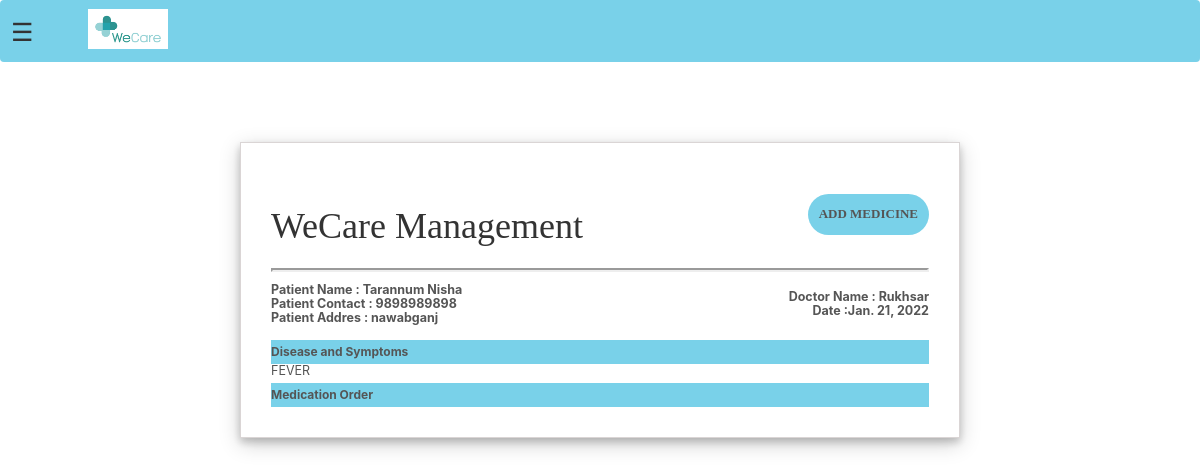
Page /new-prescription/3 (signed in) on the earlier database version.
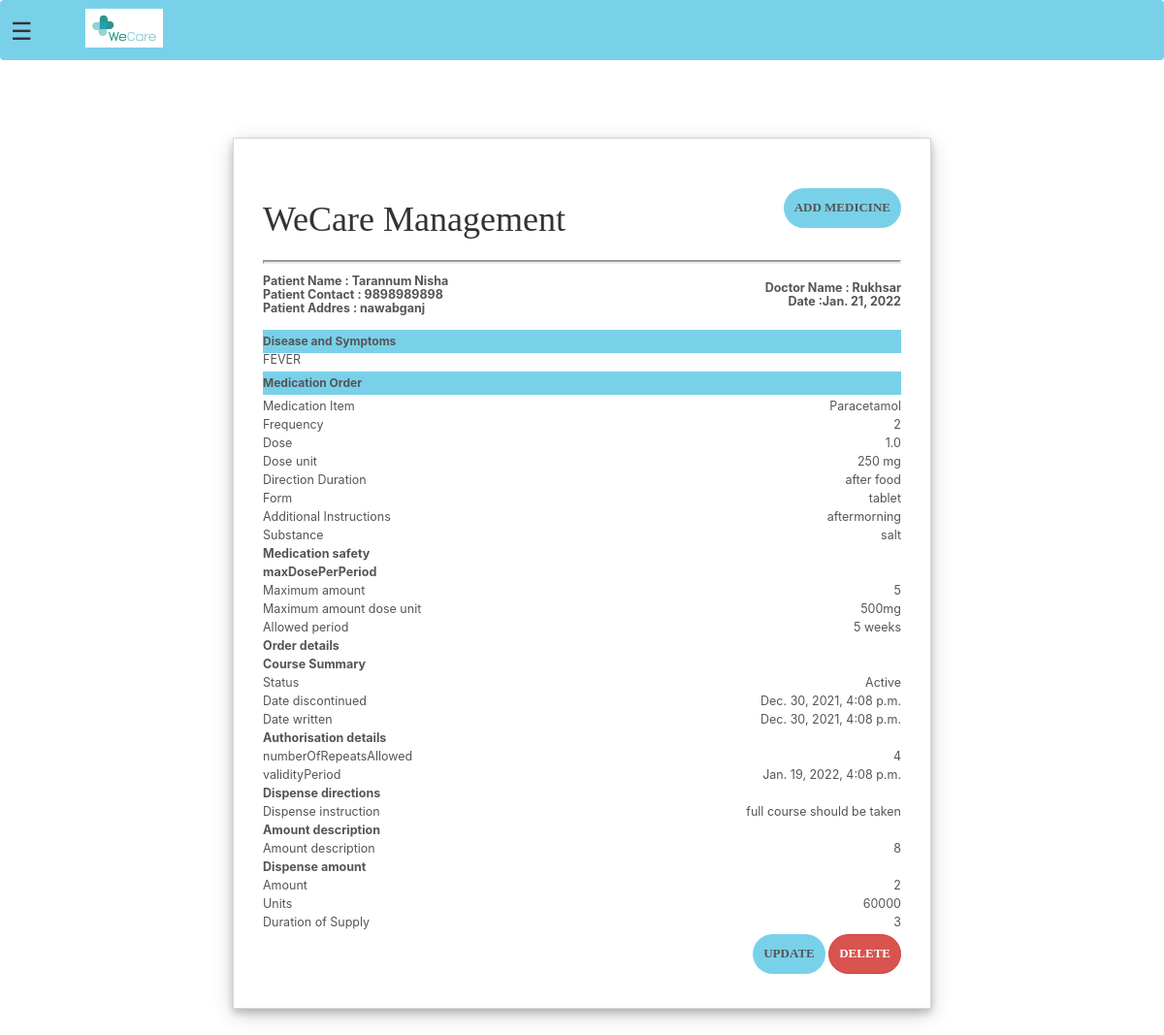
Same page on the later database version.
### hospital/models.py (models this page shows, shortened)
class Patient(models.Model):
    user = models.OneToOneField(User, on_delete=models.CASCADE)
    profile_pic = models.ImageField(
        upload_to='profile_pic/PatientProfilePic/', null=True, blank=True)
    address = models.CharField(max_length=40)
    mobile = models.CharField(max_length=20, null=False)
    symptoms = models.CharField(max_length=100, null=False)
    assignedDoctorId = models.PositiveIntegerField(null=True)
    allergy_substance = models.CharField(max_length=100)
    allergy_criticality = models.CharField(
        max_length=20, choices=criticality, default='low')
    problems_list = models.CharField(max_length=100, null=False)
    immunization = models.CharField(max_length=100, null=False)
    history_procedure = models.CharField(max_length=100, null=False)
    diagnostic_results = models.FileField(
        upload_to='patient_document/', null=True, blank=True)
    past_history_of_illness = models.CharField(max_length=100, null=False)
    @property
    def get_name(self):
        return self.user.first_name+" "+self.user.last_name

class PatientPrescriptionDetails(models.Model):
    patientId=models.PositiveIntegerField(null=True)
    medicationItem=models.CharField(max_length=100)
    frequency=models.PositiveIntegerField(null=False)
    dose=models.FloatField(null=False)
    doseUnit=models.CharField(max_length=100)
    directionDuration=models.CharField(max_length=200)
    form=models.CharField(max_length=100)
    additionalInstruc=models.CharField(max_length=400)
    substance=models.CharField(max_length=100)
    date=models.DateField(auto_now=True)
    safetyAmount=models.PositiveIntegerField(null=False)
    safetyDoseUnit=models.CharField(max_length=400)
    safetyAllowedPer=models.CharField(max_length=400)
    orderStatus=models.CharField(max_length=100)
    orderDateDisc=models.DateTimeField(blank=True,default=datetime.now)
    orderDateWritten=models.DateTimeField(blank=True,default=datetime.now)
    authRepeat=models.PositiveIntegerField(null=False,blank=True)
    authValPer=models.DateTimeField(blank=True,default=datetime.now)
    dispInstruc=models.CharField(max_length=100,blank=True)
    dispDescrip=models.CharField(max_length=100,blank=True)
    dispAmount=models.PositiveIntegerField(null=False,blank=True)
    dispAmountUnits=models.CharField(max_length=200,blank=True)
    dispDurution=models.CharField(max_length=200,blank=True)

### hospital/views.py (the view)
@login_required(login_url='doctorlogin')
@user_passes_test(is_doctor)
def new_prescription_patient_view(request, pk):
    patient = models.Patient.objects.get(id=pk)
    assignedDoctor = models.User.objects.all().filter(id=patient.assignedDoctorId)
    pDD = models.PatientPrescriptionDetails.objects.all().filter(patientId=pk)
    patientDict = {
        'patientId': pk,
        'name': patient.get_name,
        'mobile': patient.mobile,
        'address': patient.address,
        'symptoms': patient.symptoms,
        'assignedDoctorName': assignedDoctor[0].first_name,
        'pDD': pDD,
        'todayDate': date.today(),
        'doctor': models.Doctor.objects.get(user_id=request.user.id),
    }
    return render(request, 'hospital/patient_new_prescription.html', context=patientDict)

### hospital/views.py (called while the page is built)
def is_doctor(user):
    return user.groups.filter(name='DOCTOR').exists()

### templates/hospital/patient_new_prescription.html (shortened to what this page needs)
{% extends 'hospital/doctor_base.html' %}
{% block content %}
{% load static %}
<head>
    <link href="//netdna.bootstrapcdn.com/bootstrap/3.0.0/css/bootstrap.min.css" rel="stylesheet" id="bootstrap-css">
</head>
<br>
<div class="invoice-box">
  <table cellpadding="0" cellspacing="0">
    <tr class="top">
      <td colspan="2">
        <table>
          <tr>
            <td class="title">
              <h1 style="font-family: Cambria, Cochin, Georgia, Times, 'Times New Roman', serif;">WeCare Management</h1>
            </td>
            <td>
              <a href="{% url 'add-medicine' patientId %}" class="btn btn-white" role="button"
               aria-pressed="true"><b style="color: #555;">Add Medicine</b></a>
            </td>
          </tr>
        </table>
        <hr>
      </td>
    </tr>
    <tr class="information">
      <td colspan="2">
        <table>
          <tr>
            <td>
              Patient Name : {{name}}<br>
              Patient Contact : {{mobile}}<br>
              Patient Addres : {{address}}<br>
            </td>
            <td>
              Doctor Name :
              {{assignedDoctorName}}<br>
               Date :{{todayDate}}
            </td>
          </tr>
        </table>
      </td>
    </tr>
    <tr class="heading">
      <td colspan="2">
        Disease and Symptoms
      </td>
    </tr>
    <tr class="details" style="text-transform: uppercase; padding-top: 10px;">
      <td>
        {{symptoms}}
      </td>
    </tr>
    <br>
    <tr class="heading">
      <td colspan="2">
        Medication Order
      </td>
    </tr>
    {% for m in pDD %}
      {% if m.date == todayDate %}
      <td>
       <tr class="item">
            <td >
              Medication Item
            </td>
            <td>
              {{m.medicationItem}}
            </td>
            <td>
              Frequency
            </td>
            <td>
              {{m.frequency}}
            </td>
          </tr>
          <tr class="item">
            <td>
              Dose
            </td>
            <td>
              {{m.dose}}
            </td>
          </tr>
          <tr class="item">
            <td>
              Dose unit
            </td>
            <td>
              {{m.doseUnit}}
            </td>
          </tr>
          <tr class="item">
            <td>
              Direction Duration
            </td>
            <td>
              {{m.directionDuration}}
            </td>
          </tr>
          <tr class="item">
            <td>
              Form
            </td>
            <td>
              {{m.form}}
            </td>
          </tr>
          <tr class="item">
            <td>
              Additional Instructions
            </td>
            <td>
              {{m.additionalInstruc}}
            </td>
          </tr>
          <tr class="item">
            <td>
              Substance
            </td>
            <td>
              {{m.substance}}
            </td>
          </tr>
          <tr class="item">
            <td>
             <b> Medication safety</b>
            </td>
          </tr>
          <tr class="item">
            <td>
             <b> maxDosePerPeriod</b>
            </td>
          </tr>
          <tr>
            <td>
              Maximum amount
            </td>
            <td>
              {{m.safetyAmount}}
            </td>
          </tr>
          <tr class="item">
            <td>
              Maximum amount dose unit
            </td>
            <td>
              {{m.safetyDoseUnit}}
            </td>
          </tr>
          <tr class="item">
            <td>
              Allowed period
            </td>
            <td>
              {{m.safetyAllowedPer}}
            </td>
          </tr>
          <tr class="item">
            <td>
              <b>Order details</b>
            </td>
          </tr>
          <tr class="item">
            <td>
              <b>Course Summary</b>
            </td>
          </tr>
          <tr>
            <td>
              Status
            </td>
            <td>
              {{m.orderStatus}}
            </td>
          </tr>
          <tr class="item">
            <td>
              Date discontinued
            </td>
            <td>
              {{m.orderDateDisc}}
            </td>
          </tr>
          <tr class="item">
            <td>
              Date written
            </td>
            <td>
              {{m.orderDateWritten}}
            </td>
          </tr>
          <tr class="item">
            <td>
              <b>Authorisation details</b>
            </td>
          </tr>
          <tr>
            <td>
              numberOfRepeatsAllowed
            </td>
            <td>
              {{m.authRepeat}}
            </td>
          </tr>
          <tr class="item">
            <td>
              validityPeriod
            </td>
            <td>
              {{m.authValPer}}
            </td>
          </tr>
          <tr class="item">
            <td>
             <b> Dispense directions</b>
            </td>
          </tr>
          <tr class="item">
            <td>
              Dispense instruction
            </td>
            <td>
              {{m.dispInstruc}}
            </td>
            <tr class="item">
              <td>
               <b> Amount description</b>
              </td>
            </tr>
          </tr>
            <tr class="item">
            <td>
              Amount description
              </td>
              <td>
                {{m.dispDescrip}}
                </td>
          </tr>
          <tr class="item">
            <td>
             <b> Dispense amount </b>
            </td>
          </tr>
          <tr>
            <td>
              Amount
            </td>
            <td>
              {{m.dispAmount}}
            </td>
          </tr>
          <tr class="item">
            <td>
              Units
            </td>
            <td>
              {{m.dispAmountUnits}}
            </td>
          </tr>
          <tr class="item">
            <td>
              Duration of Supply
            </td>
            <td>
              {{m.dispDurution}}
            </td>
          </tr>
          <tr class="item">
          <td></td>
            <td>
              <a href="{% url 'update-medicine' patientId m.pk %}" class="btn btn-white" role="button"aria-pressed="true"><b style="color: #555;">Update</b></a>
              <a href="{% url 'delete-medicine' patientId m.pk %}" class="btn btn-danger " role="button"aria-pressed="true"><b style="color: #fff;">Delete</b></a>
            </td>
          </tr>
      </td>
      {% endif %}
    {% endfor %}
  </table>
</div>
<br> <br> <br>
{% endblock content %}

### templates/hospital/doctor_base.html (shortened to what this page needs)
<!DOCTYPE html>
{% load static %}
<html lang="en">
<head>
  <link rel="stylesheet" href="https://stackpath.bootstrapcdn.com/bootstrap/4.3.1/css/bootstrap.min.css">
</head>
<body>
  <main id=main1>
    <div class="bs-example">
      <nav class="navbar navbar-expand-md  navbar-dark" style="background:#79d1e9;">
        <span style="font-size:25px;cursor:pointer;" onclick="openNav()">&#9776; </span>
        <a class="navbar-brand" href="#"><img src="{% static "images/logo.png" %}" width="80" height="40"
            style="position: absolute; top: 8px; bottom: 5px; margin-left: 4rem;" alt=""></a>
      </nav>
    </div>
    <br><br>
    {% block content %}
    {% endblock content %}
  </main>
</body>
</html>

### templates/hospital/doctor_base.html (style rules this page uses)
.navbar-brand { color: #000; }
main { position: fixed; width: 100vw; height: 100vh; overflow-y: scroll; }
a:link { text-decoration: none; }
a { color: white; ; }
.navbar-dark { width: 100% !important; overflow: hidden; }

### templates/hospital/patient_new_prescription.html (style rules this page uses)
.invoice-box { width: 60%; max-width: 3000px; margin: auto; padding: 30px; border: 1px solid #0D98BE; box-shadow: 0 4px 8px 0 rgba(0, 0, 0, 0.2), 0 6px 20px 0 rgba(0, 0, 0, 0.19); border:solid rgba(218, 213, 213, 0.993) 1px ; font-size: 1.25rem; line-height: 14px; font-family:-apple-system, BlinkMacSystemFont,"Segoe UI",Roboto,"Helvetica Neue",Arial,"Noto Sans",sans-serif,"Apple Color Emoji","Segoe UI Emoji","Segoe UI Symbol","Noto Color Emoji"; color: #555; }
.invoice-box table { width: 100%; line-height: inherit; text-align: left; }
.invoice-box table td { padding-bottom: 5px; }
.invoice-box table tr td:nth-child(2) { text-align: right; }
.invoice-box table tr.top table td { padding-bottom: 20px; }
.invoice-box table tr.top table td.title { font-size: 45px; line-height: 45px; color: #333; padding-bottom: 5px; }
.invoice-box table tr.information table td { padding-bottom: 10px; font-weight:700; }
.invoice-box table tr.heading td { background:#79d1e9; padding-top:5px; font-weight: bold; font-size: 12px; }
.btn-white { background-color:#79d1e9; color:white; }
.btn:link,.btn:visited { text-transform:uppercase; text-decoration:none; font-size: small; font-family: 'Times New Roman', Times, serif; padding:10px; display:inline-block; border-radius: 100px; }
hr { display: block; margin-top: 0.5em; margin-bottom: 0.5em; margin-left: auto; margin-right: auto; border-style: inset; border-width: 2px; }

Differences in the rows shown:
added PatientPrescriptionDetails: medicationItem "Paracetamol", frequency "2", dose "1.0", doseUnit "250 mg", directionDuration "after food", form "tablet", additionalInstruc "aftermorning", substance "salt", safetyAmount "5", safetyDoseUnit "500mg", safetyAllowedPer "5 weeks", orderStatus "Active", orderDateDisc "Dec. 30, 2021, 4:08 p.m.", orderDateWritten "Dec. 30, 2021, 4:08 p.m.", authRepeat "4", authValPer "Jan. 19, 2022, 4:08 p.m.", dispInstruc "full course should be taken", dispDescrip "8", dispAmount "2", dispAmountUnits "60000", dispDurution "3"
